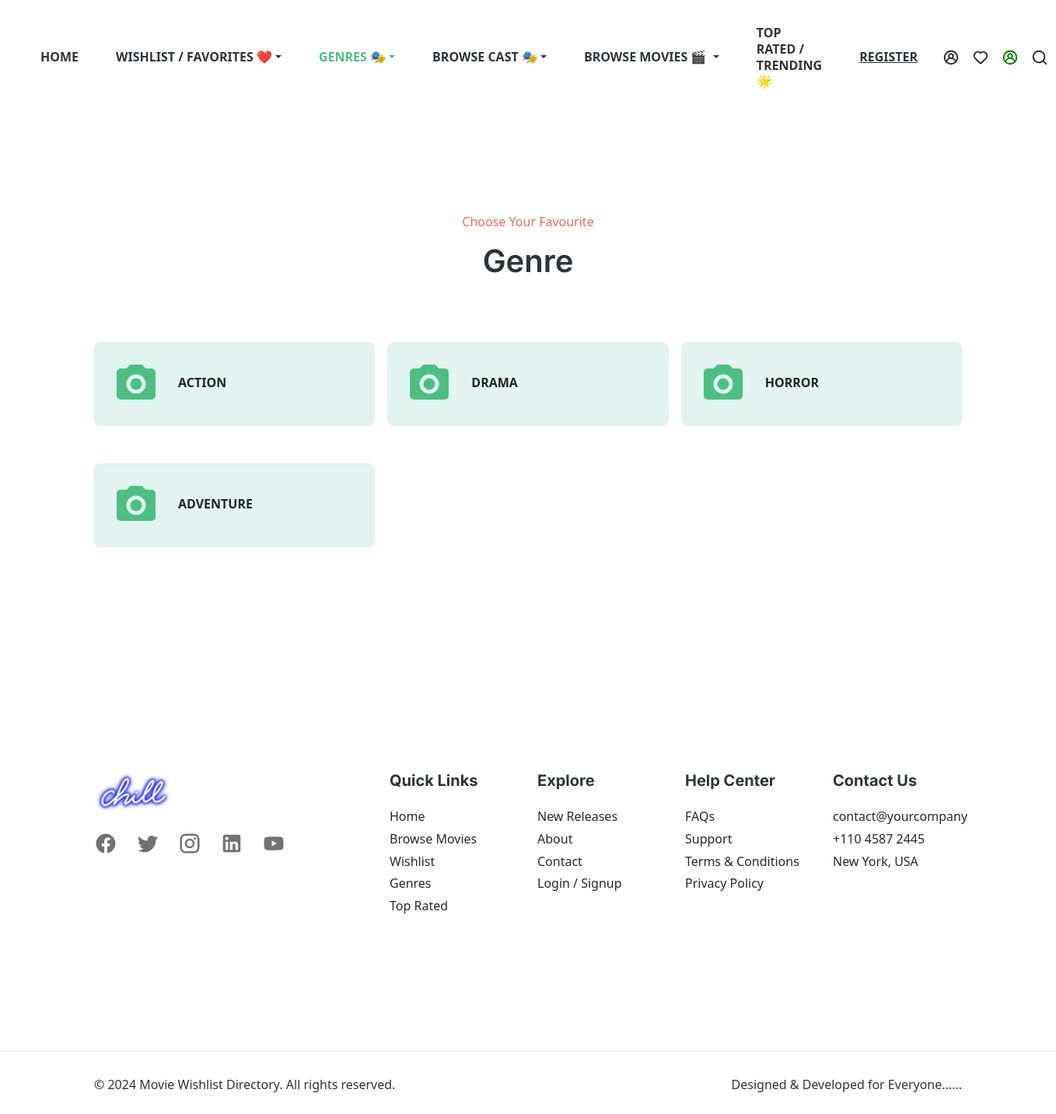
The page /Genre/ on the database as committed earlier.
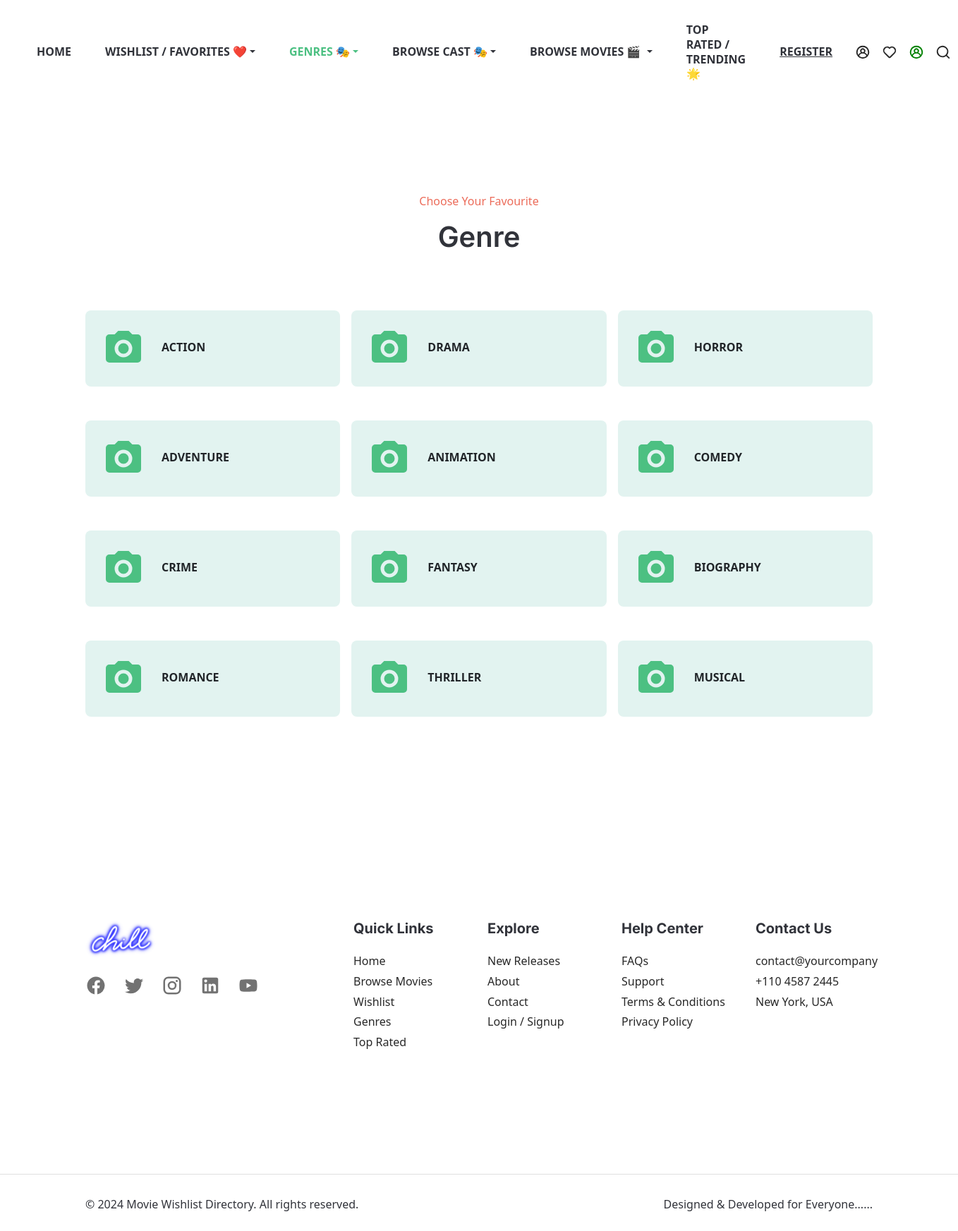
The same page on the database as committed later.
### AdminApp/models.py (models this page shows)
class GenreDB(models.Model):
    name = models.CharField(max_length=60,null=True,blank=True)
    Desc = models.TextField(max_length=350, null=True,blank=True)

### WebApp/views.py (the view)
# urls.py: path('Genre/',views.Genre,name="Genre"),
def Genre(request):
    data= GenreDB.objects.all()[:3]
    genres = GenreDB.objects.all()
    return render(request, "Genre.html", {'Genre': genres,'data':data})

### WebApp/templates/Genre.html (shortened to what this page needs)
<!DOCTYPE html>
{% load static %}
<html lang="en">
<head>
</head>
<link rel="stylesheet" href="https://cdn.jsdelivr.net/npm/swiper@9/swiper-bundle.min.css" />
<link rel="stylesheet" type="text/css" href="{% static 'Webassets/icomoon/icomoon.css' %}">
<link href="https://cdn.jsdelivr.net/npm/bootstrap@5.3.0-alpha3/dist/css/bootstrap.min.css" rel="stylesheet"
>
<link rel="stylesheet" type="text/css" href="{% static 'Webassets/css/vendor.css' %}">
<link rel="stylesheet" type="text/css" href="{% static 'Webassets/style.css' %}">
<body>
  <nav class="main-menu d-flex navbar navbar-expand-lg p-2 py-3 p-lg-4 py-lg-4 ">
    <div class="container-fluid">
      <div class="offcanvas offcanvas-end" tabindex="-1" id="offcanvasNavbar" aria-labelledby="offcanvasNavbarLabel">
        <div class="offcanvas-body justify-content-between">
          <ul class="navbar-nav menu-list list-unstyled align-items-lg-center d-flex gap-md-3 mb-0">
            <li class="nav-item">
              <a href="{% url 'Home_Page' %}" class="nav-link mx-2 ">Home</a>
            </li>
          {% if request.session.Username %}
            <li class="nav-item dropdown">
              <a class="nav-link mx-2 dropdown-toggle align-items-center" role="button" id="courses"
                data-bs-toggle="dropdown" aria-expanded="false">Wishlist / Favorites ❤️</a>
              <ul class="dropdown-menu" aria-labelledby="courses">
                <li><a href="{% url 'view_wishlist' %}" class="dropdown-item">Show Wishlist</a></li>
              </ul>
            </li>
            {% else %}
            <li class="nav-item dropdown">
              <a class="nav-link mx-2 dropdown-toggle align-items-center" role="button"
                data-bs-toggle="dropdown" aria-expanded="false">Wishlist / Favorites ❤️</a>
            </li>
            {% endif %}
            <li class="nav-item dropdown">
              <a class="nav-link mx-2 dropdown-toggle align-items-center active" role="button" id="events"
                data-bs-toggle="dropdown" aria-expanded="false">Genres 🎭</a>
            </li>
     <li class="nav-item dropdown">
            <a class="nav-link mx-2 dropdown-toggle align-items-center" role="button" id="castDropdown"
               data-bs-toggle="dropdown" aria-expanded="false">Browse Cast 🎭</a>
        </li>
     <li class="nav-item dropdown">
              <a class="nav-link mx-2 dropdown-toggle align-items-center" role="button" id="shop"
                data-bs-toggle="dropdown" aria-expanded="false">Browse Movies 🎬 </a>
            </li>
            <li class="nav-item">
              <a href="{% url 'trending_movies' %}" class="nav-link mx-2">Top Rated / Trending 🌟</a>
            </li>
            <li class="nav-item">
              {% if request.session.Username %}
              <a href="{% url 'User_logout' %}"
                class="nav-link mx-2 text-decoration-underline" >Logout {{ request.session.Username }}</a>
              {% else %}
              <a href="{% url 'User_Sign_Up' %}"
                class="nav-link mx-2 text-decoration-underline" >Register</a>
              {% endif %}
            </li>
          </ul>
          <div class="d-none d-lg-flex align-items-center">
            <ul class="d-flex  align-items-center list-unstyled m-0">
              <li>
                {% if request.session.Username %}
                    <a href="{% url 'Home_Page' %}" class="ms-3"> Welcome<svg xmlns="http://www.w3.org/2000/svg" width="22px" height="22px">
                    <use href="#user-circle" />
                  </svg>
                    </a>
                {% else %}
                  <a href="{% url 'User_Sign_In' %}" class="ms-3">
                  <svg xmlns="http://www.w3.org/2000/svg" width="22px" height="22px">
                    <use href="#user-circle" />
                  </svg> </a>
                {% endif %}
              </li>
              <li>
                <a href="{% url 'view_wishlist' %}" class="ms-3">
                  <svg xmlns="http://www.w3.org/2000/svg" width="22px" height="22px">
                    <use href="#heart" />
                  </svg> </a>
              </li>
              <li class="">
                <a href="#" class="ms-3" data-bs-toggle="offcanvas" data-bs-target="#offcanvasCart"
                  aria-controls="offcanvasCart">
                  <svg xmlns="http://www.w3.org/2000/svg" width="22px" height="22px">
                    <use style="color:green" href="#user-circle" />
                  </svg> </a>
              </li>
              <li>
                <a href="#" class="ms-3" data-bs-toggle="offcanvas" data-bs-target="#offcanvasSearch"
                  aria-controls="offcanvasSearch">
                  <svg xmlns="http://www.w3.org/2000/svg" width="22px" height="22px">
                    <use href="#search" />
                  </svg> </a>
              </li>
            </ul>
          </div>
        </div>
      </div>
    </div>
  </nav>
<div>
    <section id="movies" class="padding-medium">
        <div class="container">
            <div class="text-center mb-5">
                <p class="text-secondary">Choose Your Favourite</p>
                <h2 class="display-6 fw-semibold">Genre</h2>
            </div>
          <div class="row g-md-3 mt-2">
              {% for genre in Genre %}
                  <div class="col-md-4">
                      <div class="primary rounded-3 p-4 my-3">
                          <div class="d-flex align-items-center">
                              <svg xmlns="http://www.w3.org/2000/svg" width="60px" height="60px">
                                  <use href="#camera" class="svg-primary"></use>
                              </svg>
                              <div class="ps-4">
                                  <p class="category-paragraph fw-bold text-uppercase mb-1">
                                      <a href="{% url 'filtered_genre' genre.id %}" class="text-dark text-decoration-none">
                                          {{ genre.name }}
                                      </a>
                                  </p>
                              </div>
                          </div>
                      </div>
                  </div>
              {% endfor %}
</div>
        </div>
    </section>
</div>
  <footer id="footer">
    <div class="container padding-medium ">
      <div class="row">
        <div class="col-sm-6 col-lg-4 my-3">
          <div class="footer-menu">
            <a href="index.html">
              <img src="{% static 'Webassets/images/logo.webp' %}" width="100px" height="100px" alt="logo" class="img-fluid">
            </a>
            <div class="social-links mt-4">
              <ul class="d-flex list-unstyled ">
                <li class="me-4">
                  <a href="#">
                    <svg class="social-icon" width="30" height="30" aria-hidden="true">
                      <use xlink:href="#facebook"></use>
                    </svg>
                  </a>
                </li>
                <li class="me-4">
                  <a href="#">
                    <svg class="social-icon" width="30" height="30" aria-hidden="true">
                      <use xlink:href="#twitter"></use>
                    </svg>
                  </a>
                </li>
                <li class="me-4">
                  <a href="#">
                    <svg class="social-icon" width="30" height="30" aria-hidden="true">
                      <use xlink:href="#instagram"></use>
                    </svg>
                  </a>
                </li>
                <li class="me-4">
                  <a href="#">
                    <svg class="social-icon" width="30" height="30" aria-hidden="true">
                      <use xlink:href="#linkedin"></use>
                    </svg>
                  </a>
                </li>
                <li class="me-4">
                  <a href="#">
                    <svg class="social-icon" width="30" height="30" aria-hidden="true">
                      <use xlink:href="#youtube"></use>
                    </svg>
                  </a>
                </li>
              </ul>
            </div>
          </div>
        </div>
        <div class="col-sm-6 col-lg-2 my-3">
          <div class="footer-menu">
            <h5 class="fw-bold mb-4">Quick Links</h5>
            <ul class="menu-list list-unstyled">
              <li class="menu-item mb-2">
                <a href="#" class="footer-link">Home</a>
              </li>
              <li class="menu-item mb-2">
                <a href="#" class="footer-link">Browse Movies</a>
              </li>
              <li class="menu-item mb-2">
                <a href="#" class="footer-link">Wishlist</a>
              </li>
              <li class="menu-item mb-2">
                <a href="#" class="footer-link">Genres</a>
              </li>
              <li class="menu-item mb-2">
                <a href="#" class="footer-link">Top Rated</a>
              </li>
            </ul>
          </div>
        </div>
        <div class="col-sm-6 col-lg-2 my-3">
          <div class="footer-menu">
            <h5 class="fw-bold mb-4">Explore</h5>
            <ul class="menu-list list-unstyled">
              <li class="menu-item mb-2">
                <a href="#" class="footer-link">New Releases</a>
              </li>
              <li class="menu-item mb-2">
                <a href="#" class="footer-link">About</a>
              </li>
              <li class="menu-item mb-2">
                <a href="#" class="footer-link">Contact</a>
              </li>
              <li class="menu-item mb-2">
                <a href="#" class="footer-link">Login / Signup</a>
              </li>
            </ul>
          </div>
        </div>
        <div class="col-sm-6 col-lg-2 my-3">
          <div class="footer-menu">
            <h5 class="fw-bold mb-4">Help Center</h5>
            <ul class="menu-list list-unstyled">
              <li class="menu-item mb-2">
                <a href="#" class="footer-link">FAQs</a>
              </li>
              <li class="menu-item mb-2">
                <a href="#" class="footer-link">Support</a>
              </li>
              <li class="menu-item mb-2">
                <a href="#" class="footer-link">Terms & Conditions</a>
              </li>
              <li class="menu-item mb-2">
                <a href="#" class="footer-link">Privacy Policy</a>
              </li>
            </ul>
          </div>
        </div>
        <div class="col-sm-6 col-lg-2 my-3">
          <div class="footer-menu">
            <h5 class=" fw-bold mb-4">Contact Us</h5>
            <ul class="menu-list list-unstyled">
              <li class="menu-item mb-2">
                <a href="#" class="footer-link">contact@yourcompany</a>
              </li>
              <li class="menu-item mb-2">
                <a href="#" class="footer-link">+110 4587 2445</a>
              </li>
              <li class="menu-item mb-2">
                <a href="#" class="footer-link">New York, USA</a>
              </li>
            </ul>
          </div>
        </div>
      </div>
    </div>
  </footer>
<div id="footer-bottom">
  <hr class="text-black-50">
  <div class="container">
    <div class="row py-3">
      <div class="col-md-6 copyright">
        <p>© 2024 Movie Wishlist Directory. All rights reserved.</p>
      </div>
      <div class="col-md-6 text-md-end">
        <p>Designed & Developed for Everyone......</p>
      </div>
    </div>
  </div>
</div>
</body>
</html>

### WebApp/static/Webassets/style.css (style rules this page uses)
:root { --header-height: 160px; --header-height-min: 80px; }
:root { --primary-color: #4CC082; --light-primary-color: #E2F3F0; --secondary-color: #EC6C5A; --light-secondary-color: #FFE9E5; --tertiary-color: #FFEED3; --dark-color: #31333A; --light-color: #FFFFFF; --grey-color: #BBC7D4; --light-dark-color: #727272; --light-grey-color: #f5f5f5; }
:root { --body-font: 'Inter', sans-serif; --heading-font: 'Inter', sans-serif; }
body { --bs-link-color: var(--dark-color); --bs-link-hover-color: var(--dark-color); --bs-link-color-rgb: 40, 40, 40; --bs-link-hover-color-rgb: 0, 0, 0; --bs-light-rgb: 248, 248, 248; --bs-font-sans-serif: var(var(--body-font)); --bs-body-font-family: var(--bs-font-sans-serif); --bs-body-font-size: 1rem; --bs-body-font-weight: 400; --bs-body-line-height: 1.3rem; --bs-body-color: var(--dark-color); --bs-primary: #4CC082; --bs-primary-rgb: 76, 192, 130; --bs-primary-bg-subtle: #E2F3F0; --bs-border-color: #F7F7F7; --bs-secondary: #EC6C5A; --bs-secondary-rgb: 236, 108, 90; --bs-secondary-bg-subtle: #FFE9E5; --bs-tertiary: #f8be60; --bs-tertiary-bg-subtle: #FFEED3; }
h1, h2, h3, h4, h5, h6 { font-family: var(--heading-font); color: var(--bs-body-color); font-weight: 700; text-transform: capitalize; }
a { text-decoration: none; }
.padding-medium { padding-top: 8rem; padding-bottom: 8rem; }
.navbar-nav .nav-link.active, .navbar-nav .nav-link:active, .navbar-nav .nav-link:hover { color: var(--primary-color); }
.nav-link { color: var(--dark-color); font-size: 1rem; font-weight: 700; text-transform: uppercase; }
.category-paragraph { transition: all 0.3s ease-in; }
.primary { background: var(--bs-primary-bg-subtle); transition: all 0.3s ease-in; }
svg.social-icon { color: var(--light-dark-color); transition: all 0.3s ease-in; }

Rows that differ between the two databases and show on the page:
added GenreDB: name "ANIMATION"
added GenreDB: name "COMEDY"
added GenreDB: name "CRIME"
added GenreDB: name "FANTASY"
added GenreDB: name "BIOGRAPHY"
added GenreDB: name "ROMANCE"
added GenreDB: name "THRILLER"
added GenreDB: name "MUSICAL"
